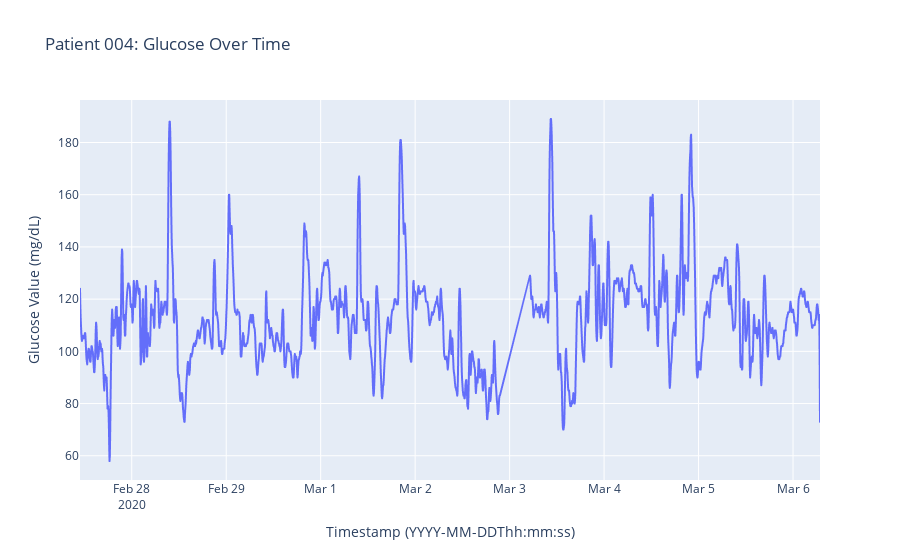

The cell this chart's notebook holds for it:
### Code cell
fig = px.line(glucose_df, x="Timestamp (YYYY-MM-DDThh:mm:ss)", y="Glucose Value (mg/dL)", title="Patient 004: Glucose Over Time")
fig.show()

### Figure 1 — Plotly figure (JSON) as saved in the notebook; plotly's stock layout.template omitted (floating-point values rounded to 4 significant figures; data arrays with more than 128 entries replaced by an {"elided": "..."} marker saying what was removed)
{"data": [{"hovertemplate": "Timestamp (YYYY-MM-DDThh:mm:ss)=%{x}<br>Glucose Value (mg/dL)=%{y}<extra></extra>", "legendgroup": "", "line": {"color": "#636efa", "dash": "solid"}, "marker": {"symbol": "circle"}, "mode": "lines", "name": "", "showlegend": false, "type": "scattergl", "x": {"elided": "2164 str values"}, "xaxis": "x", "y": {"elided": "2164 float values"}, "yaxis": "y"}], "layout": {"legend": {"tracegroupgap": 0}, "title": {"text": "Patient 004: Glucose Over Time"}, "xaxis": {"anchor": "y", "domain": [0, 1], "title": {"text": "Timestamp (YYYY-MM-DDThh:mm:ss)"}}, "yaxis": {"anchor": "x", "domain": [0, 1], "title": {"text": "Glucose Value (mg/dL)"}}}}
